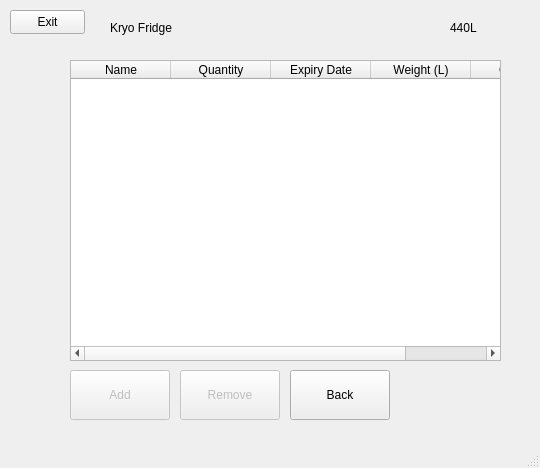
<?xml version="1.0" encoding="UTF-8"?>
<ui version="4.0">
 <class>MainWindow</class>
 <widget class="QMainWindow" name="MainWindow">
  <property name="geometry">
   <rect>
    <x>0</x>
    <y>0</y>
    <width>540</width>
    <height>468</height>
   </rect>
  </property>
  <property name="windowTitle">
   <string>MainWindow</string>
  </property>
  <widget class="QWidget" name="centralwidget">
   <widget class="QLabel" name="title">
    <property name="geometry">
     <rect>
      <x>110</x>
      <y>20</y>
      <width>321</width>
      <height>16</height>
     </rect>
    </property>
    <property name="text">
     <string>Kryo Fridge</string>
    </property>
   </widget>
   <widget class="QTableWidget" name="fridgeStorage">
    <property name="geometry">
     <rect>
      <x>70</x>
      <y>60</y>
      <width>431</width>
      <height>301</height>
     </rect>
    </property>
    <column>
     <property name="text">
      <string>Name</string>
     </property>
    </column>
    <column>
     <property name="text">
      <string>Quantity</string>
     </property>
    </column>
    <column>
     <property name="text">
      <string>Expiry Date</string>
     </property>
    </column>
    <column>
     <property name="text">
      <string>Weight (L)</string>
     </property>
    </column>
    <column>
     <property name="text">
      <string>Ordered</string>
     </property>
    </column>
   </widget>
   <widget class="QPushButton" name="AddButton">
    <property name="enabled">
     <bool>false</bool>
    </property>
    <property name="geometry">
     <rect>
      <x>70</x>
      <y>370</y>
      <width>100</width>
      <height>50</height>
     </rect>
    </property>
    <property name="text">
     <string>Add</string>
    </property>
   </widget>
   <widget class="QPushButton" name="RemoveButton">
    <property name="enabled">
     <bool>false</bool>
    </property>
    <property name="geometry">
     <rect>
      <x>180</x>
      <y>370</y>
      <width>100</width>
      <height>50</height>
     </rect>
    </property>
    <property name="text">
     <string>Remove</string>
    </property>
   </widget>
   <widget class="QPushButton" name="BackButton">
    <property name="geometry">
     <rect>
      <x>290</x>
      <y>370</y>
      <width>100</width>
      <height>50</height>
     </rect>
    </property>
    <property name="text">
     <string>Back</string>
    </property>
   </widget>
   <widget class="QPushButton" name="ExitButton">
    <property name="geometry">
     <rect>
      <x>10</x>
      <y>10</y>
      <width>75</width>
      <height>24</height>
     </rect>
    </property>
    <property name="text">
     <string>Exit</string>
    </property>
   </widget>
   <widget class="QLabel" name="WeightLimit">
    <property name="geometry">
     <rect>
      <x>450</x>
      <y>20</y>
      <width>49</width>
      <height>16</height>
     </rect>
    </property>
    <property name="text">
     <string>440L</string>
    </property>
   </widget>
  </widget>
  <widget class="QMenuBar" name="MenuBar">
   <property name="geometry">
    <rect>
     <x>0</x>
     <y>0</y>
     <width>540</width>
     <height>22</height>
    </rect>
   </property>
  </widget>
  <widget class="QStatusBar" name="StatusBar"/>
 </widget>
 <resources/>
 <connections/>
</ui>
